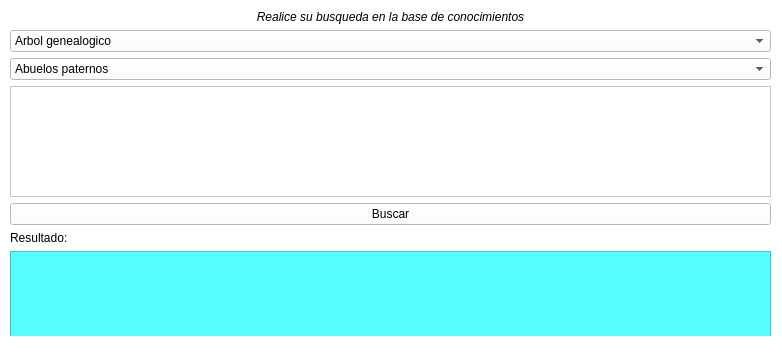
<?xml version="1.0" encoding="UTF-8"?>
<ui version="4.0">
 <class>MainWindow</class>
 <widget class="QMainWindow" name="MainWindow">
  <property name="geometry">
   <rect>
    <x>0</x>
    <y>0</y>
    <width>782</width>
    <height>358</height>
   </rect>
  </property>
  <property name="windowTitle">
   <string>Taller PyDatalog</string>
  </property>
  <property name="styleSheet">
   <string notr="true">background-color: rgb(255, 255, 255);</string>
  </property>
  <widget class="QWidget" name="centralwidget">
   <widget class="QWidget" name="verticalLayoutWidget">
    <property name="geometry">
     <rect>
      <x>10</x>
      <y>10</y>
      <width>761</width>
      <height>328</height>
     </rect>
    </property>
    <layout class="QVBoxLayout" name="verticalLayout">
     <item>
      <widget class="QLabel" name="label">
       <property name="text">
        <string>&lt;html&gt;&lt;head/&gt;&lt;body&gt;&lt;p align=&quot;center&quot;&gt;&lt;span style=&quot; font-style:italic;&quot;&gt;Realice su busqueda en la base de conocimientos&lt;/span&gt;&lt;/p&gt;&lt;/body&gt;&lt;/html&gt;</string>
       </property>
      </widget>
     </item>
     <item>
      <widget class="QComboBox" name="seleccion">
       <item>
        <property name="text">
         <string>Arbol genealogico</string>
        </property>
       </item>
       <item>
        <property name="text">
         <string>Enfermedades</string>
        </property>
       </item>
      </widget>
     </item>
     <item>
      <widget class="QComboBox" name="abuelos">
       <property name="styleSheet">
        <string notr="true">selection-color: rgb(0, 0, 0);</string>
       </property>
       <item>
        <property name="text">
         <string>Abuelos paternos</string>
        </property>
       </item>
       <item>
        <property name="text">
         <string>Abuelos maternos</string>
        </property>
       </item>
      </widget>
     </item>
     <item>
      <widget class="QPlainTextEdit" name="entrada">
       <property name="minimumSize">
        <size>
         <width>551</width>
         <height>111</height>
        </size>
       </property>
      </widget>
     </item>
     <item>
      <widget class="QPushButton" name="busqueda">
       <property name="text">
        <string>Buscar</string>
       </property>
      </widget>
     </item>
     <item>
      <widget class="QLabel" name="label_2">
       <property name="text">
        <string>Resultado:</string>
       </property>
      </widget>
     </item>
     <item>
      <widget class="QTextEdit" name="salida">
       <property name="styleSheet">
        <string notr="true">background-color: rgb(85, 255, 255);</string>
       </property>
       <property name="readOnly">
        <bool>true</bool>
       </property>
      </widget>
     </item>
    </layout>
   </widget>
  </widget>
  <widget class="QMenuBar" name="menubar">
   <property name="geometry">
    <rect>
     <x>0</x>
     <y>0</y>
     <width>782</width>
     <height>22</height>
    </rect>
   </property>
  </widget>
  <widget class="QStatusBar" name="statusbar"/>
 </widget>
 <resources/>
 <connections/>
</ui>
